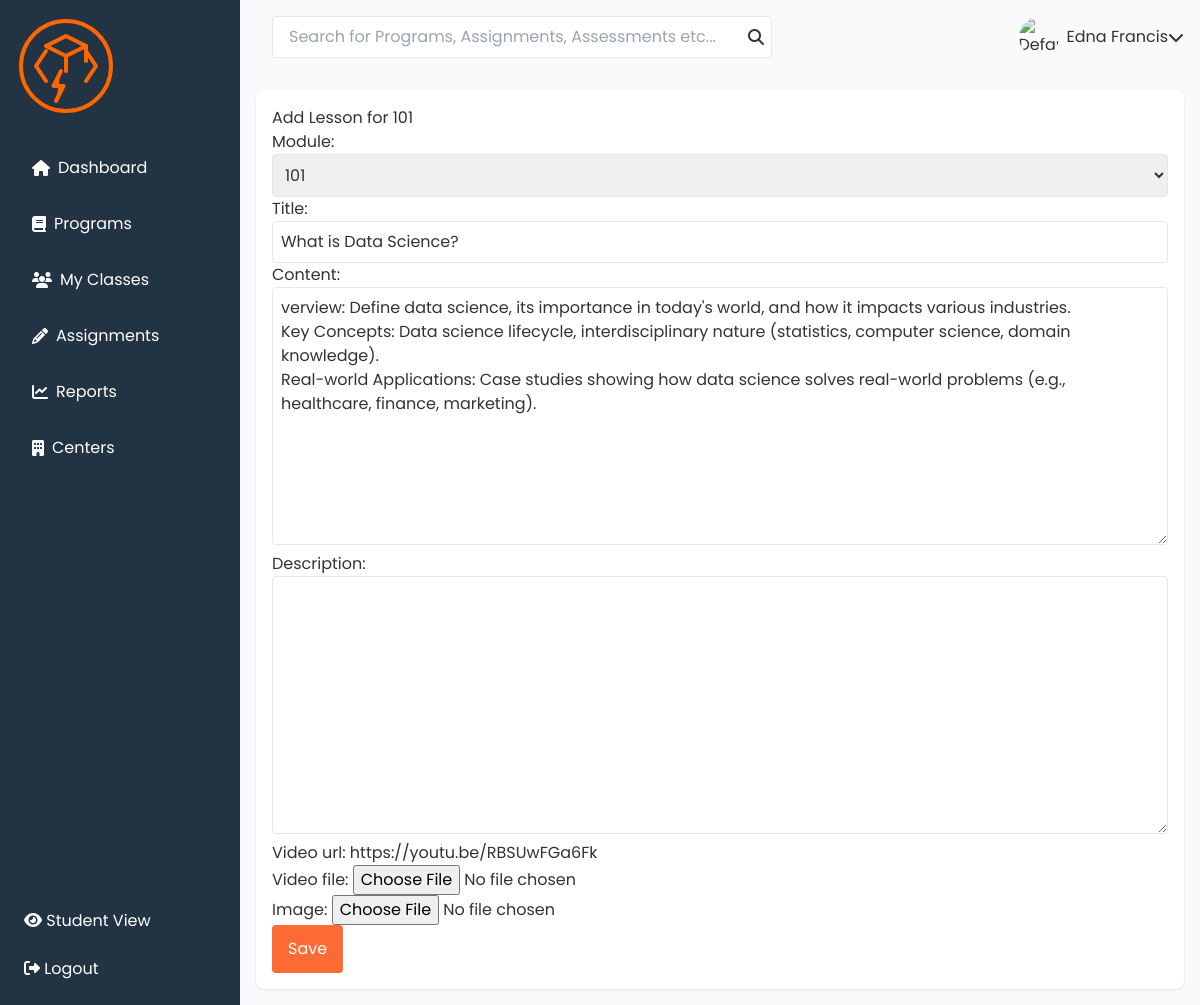
The page /lessons/update/11/ (signed in) on the database its author committed.
### courses/models.py (models this page shows, shortened)
class Module(models.Model):
    title = models.CharField(max_length=100)
    description = models.TextField()
    image = models.ImageField(upload_to='course_images/', max_length=500, blank=True, null=True)
    course = models.ForeignKey(Course,  related_name='modules', on_delete=models.CASCADE)
    created_at = models.DateTimeField(auto_now_add=True)
    updated_at = models.DateTimeField(auto_now=True)
    def __str__(self):
        return self.title

class Lesson(models.Model):
    module = models.ForeignKey(Module,related_name='lessons', on_delete=models.CASCADE)
    title = models.CharField(max_length=200)
    content = models.TextField()
    description = models.TextField(null=True, blank=True)
    video_url = models.URLField(blank=True, null=True, max_length=3000)
    video_file = models.FileField(upload_to='lesson_videos/', blank=True, null=True)
    image = models.ImageField(upload_to='lesson_images/', blank=True, null=True)

### courses/views.py (the view)
# urls.py: path('lessons/update/<int:pk>/', lesson_update, name='lesson_update'),
@login_required
def lesson_update(request, pk):
    if request.user.is_instructor:
        lesson = get_object_or_404(Lesson, pk=pk)
        module = lesson.module
        if request.method == 'POST':
            form = LessonForm(request.POST, request.FILES, instance=lesson)
            if form.is_valid():
                form.save()
                return redirect('courses:module_update', pk=module.pk)
        else:
            form = LessonForm(instance=lesson)
        return render(request, 'instructors/lesson_form.html', {'form': form, 'module': module})
    else:
        return redirect('courses:course_list')

### courses/forms.py
class LessonForm(forms.ModelForm):
    class Meta:
        model = Lesson
        fields = ['module', 'title', 'content', 'description', 'video_url', 'video_file', 'image']

### courses/templates/instructors/lesson_form.html
{% extends 'instructors/base.html' %} {% block content %}
<div class="form-container">
  <h1>Add Lesson for {{ module.title }}</h1>
  <form method="post" enctype="multipart/form-data">
    {% csrf_token %} {{ form.as_p }}
    <button type="submit" class="btn-save">Save</button>
  </form>
</div>
{% endblock %}

### ourusers/static/css/styles.css (style rules this page uses)
:root { --primary-color: #ff6b35; --secondary-color: #223344; --background-color: #f9fafb; --text-color: #333; --text-secondary: #666; --border-color: #e5e7eb; --sidebar-width: 240px; }
* { margin: 0; padding: 0; box-sizing: border-box; }
body { font-family: 'Poppins', sans-serif; background-color: var(--background-color); color: var(--text-color); }
form input[type="text"], form input[type="email"], form input[type="password"], form textarea, form select { width: 100%; padding: 0.5rem; border: 1px solid var(--border-color); border-radius: 4px; font-size: 1rem; }
.btn-save { background-color: var(--primary-color); color: white; border: none; padding: 0.75rem 1rem; border-radius: 4px; cursor: pointer; font-size: 1rem; text-decoration: none; display: inline-block; text-align: center; transition: background-color 0.3s ease; }

### rows shown on the page
Module: title "101", title "What is Data Science?"
Lesson: module "101", content "verview: Define data science, its importance in today's world, and how it impacts various industries. Key Concepts: Data science lifecycle, interdisciplinary nature (statistics, computer science, domain knowledge). Real-world Applications: Case studies showing how data science solves real-world problems (e.g., healthcare, finance, marketing).", video_url "https://youtu.be/RBSUwFGa6Fk"
